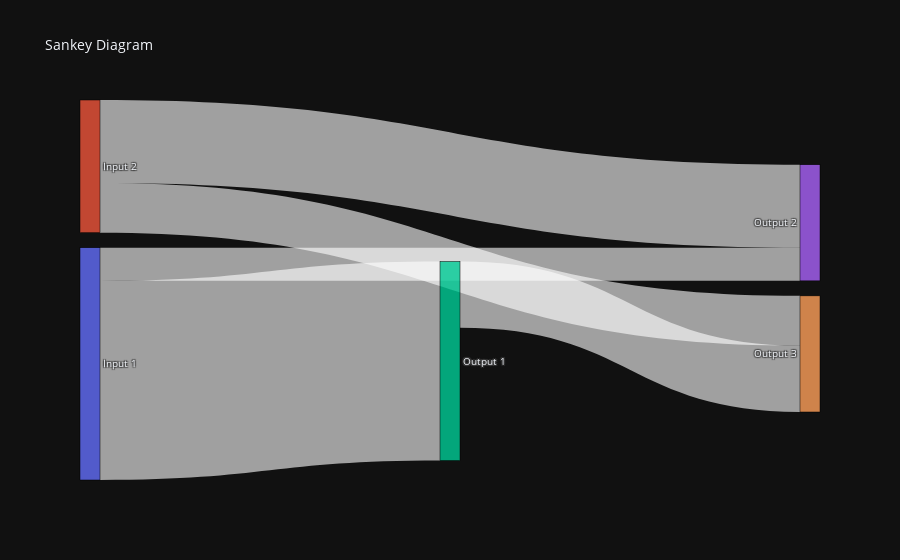

The code cell stored with this chart in its notebook:
### Code cell
import plotly.graph_objects as go

# 示例数据
source = [0, 0, 1, 1, 2]
target = [2, 3, 3, 4, 4]
value = [120, 20, 50, 30, 40]
labels = ['Input 1', 'Input 2', 'Output 1', 'Output 2', 'Output 3']

# 创建Sankey图
fig = go.Figure(go.Sankey(
    node=dict(
        pad=15,
        thickness=20,
        line=dict(color='black', width=0.5),
        label=labels
    ),
    link=dict(
        source=source,
        target=target,
        value=value
    )
))

fig.update_layout(title_text="Sankey Diagram", font_size=10)
fig.show()

### Figure 1 — Plotly figure (JSON) as saved in the notebook; plotly's stock layout.template omitted (floating-point values rounded to 4 significant figures)
{"data": [{"link": {"source": [0, 0, 1, 1, 2], "target": [2, 3, 3, 4, 4], "value": [120, 20, 50, 30, 40]}, "node": {"label": ["Input 1", "Input 2", "Output 1", "Output 2", "Output 3"], "line": {"color": "black", "width": 0.5}, "pad": 15, "thickness": 20}, "type": "sankey"}], "layout": {"title": {"text": "Sankey Diagram"}, "font": {"size": 10}}}
